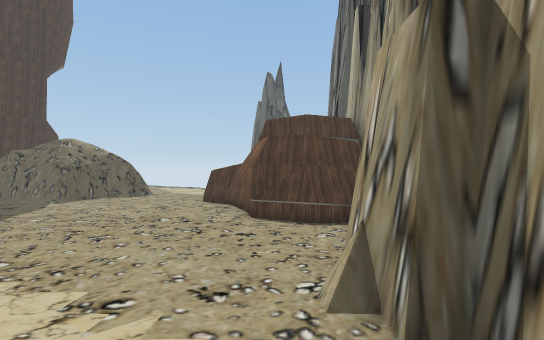
View 1 (above)

23 first-person views from a walk through a 3-D level made in the Unity game engine. The camera is 1.5 m above the floor, looks level and sees 85° across. The floor is counted in squares, 2 m on a side. Each view is taken from the middle of a square. On the plan, view 1 faces up. The plan holds only what a view shows up to about 10 squares ahead; the rest is blank. The place goes on beyond the plan. The player character is not drawn. Some surface patterns are stand-ins.

View 2
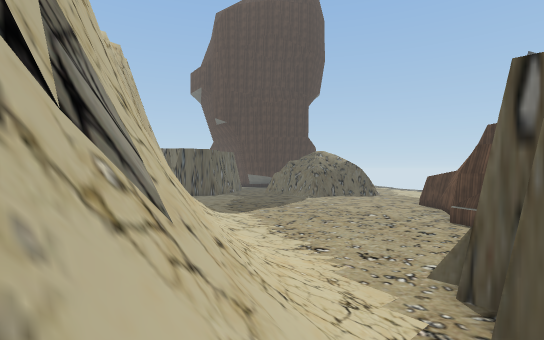

View 3
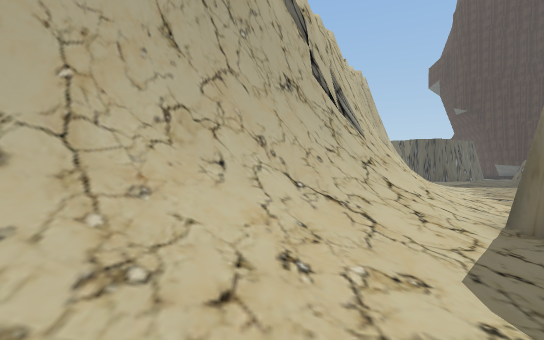

View 4
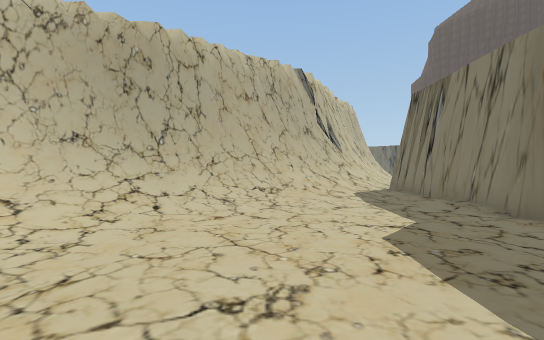

View 5
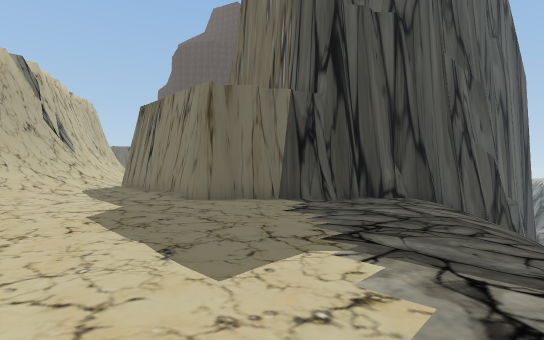

View 6
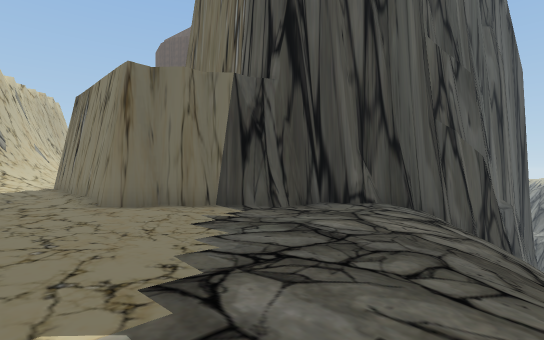

View 7
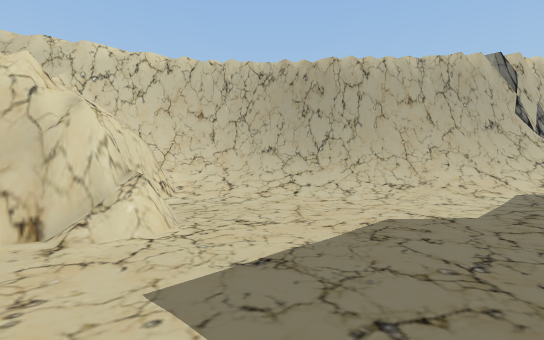

View 8
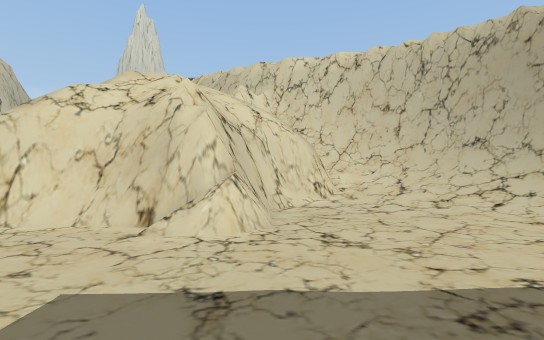

View 9
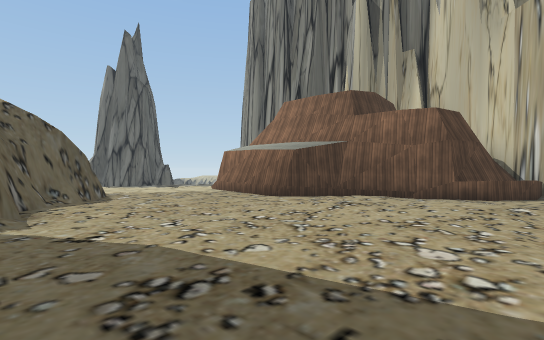

View 10
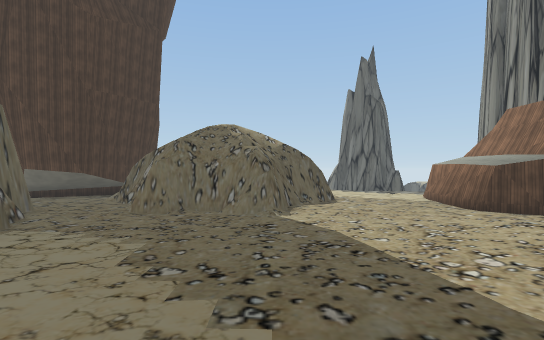

View 11
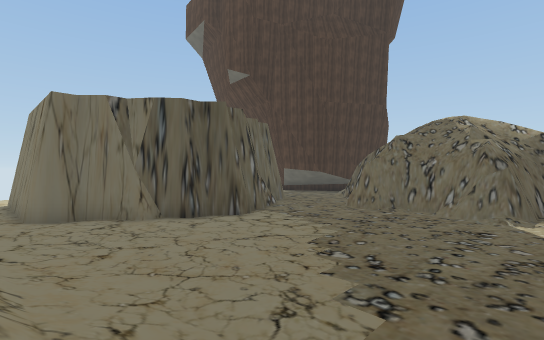

View 12
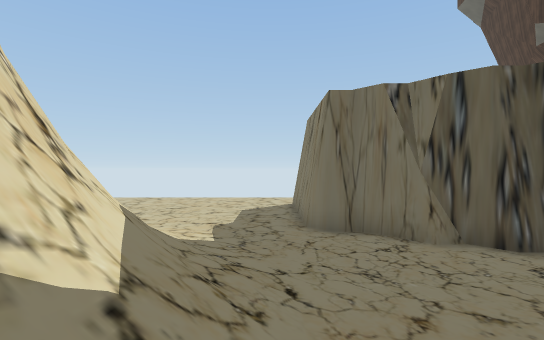

View 13
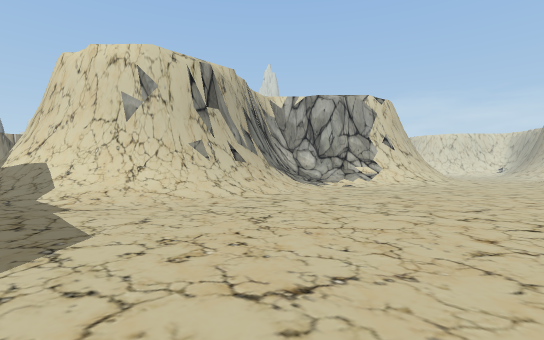

View 14
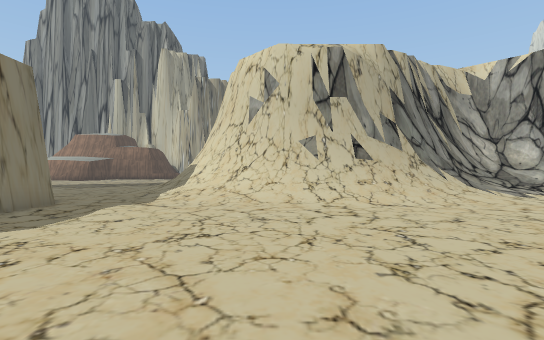

View 15
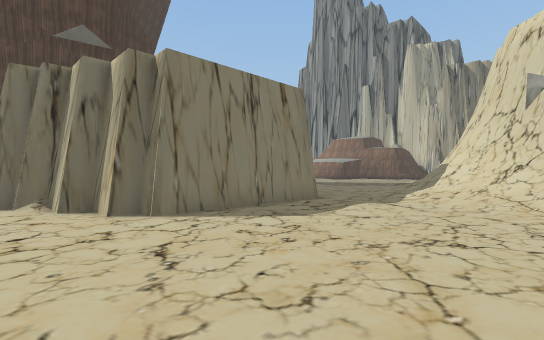

View 16
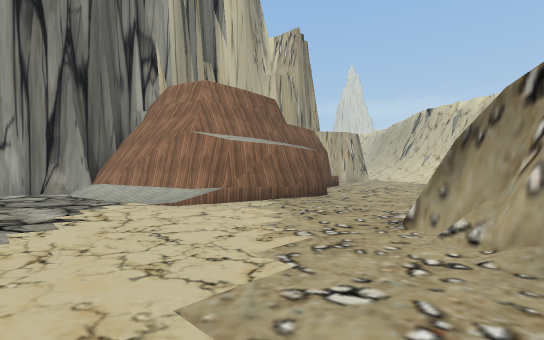

View 17
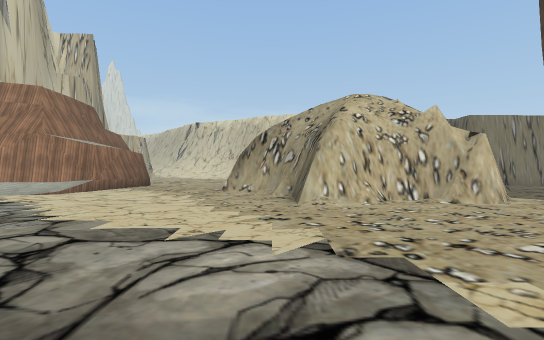

View 18
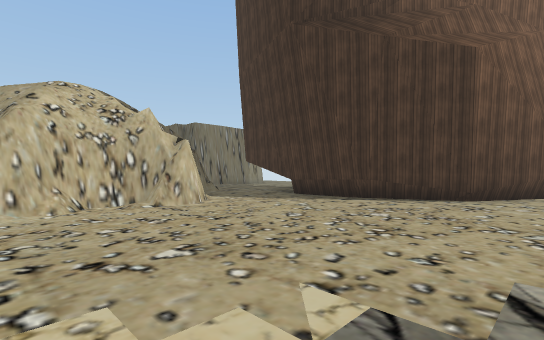

View 19
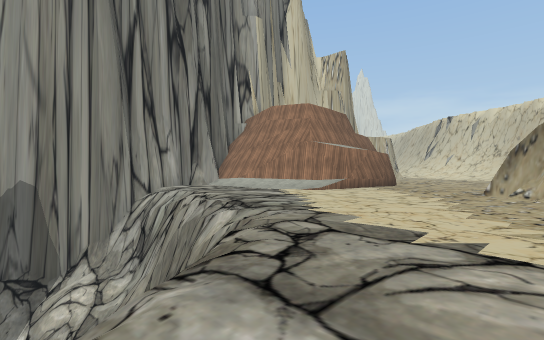

View 20
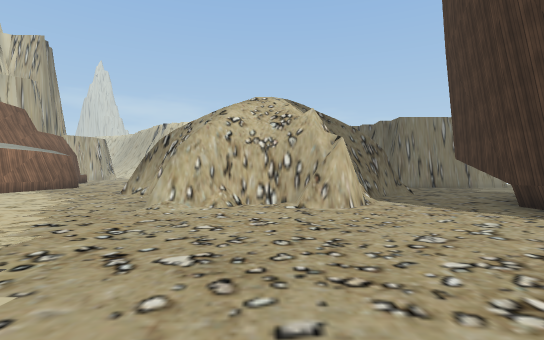

View 21
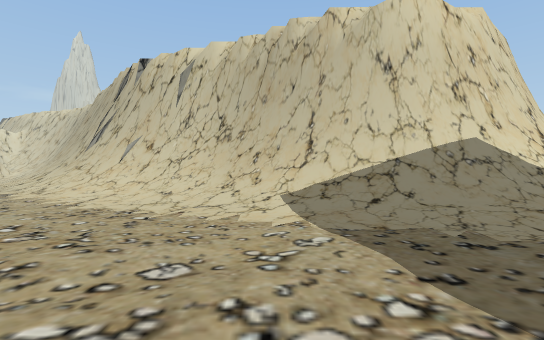

View 22
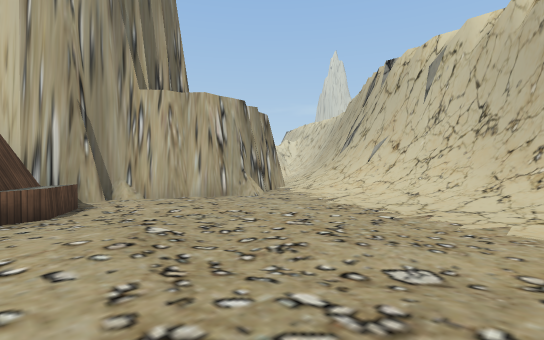

View 23
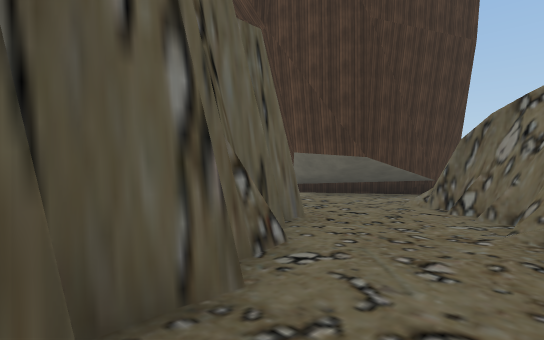

### Floor plan
Key: @ floor where view 1 was taken; # wall or solid block; . main floor; : floor 0.25 m higher than the main floor; - floor 0.25 m lower than the main floor; / step, stairs or slope; = window, fence, low wall or low ledge; ^ raised ledge; v drop or lower ground.
Columns run from 23 left of view 1 to 14 right of it. Each row starts with its distance up from view 1.
 25      ..........//v
 24     ##.........../
 23      ##........../
 22       ##..........//vvv###
 21        #.............//v###
 20        #................/
 19       ##...#.##.........//.#
 18      ###..#####.........//##
 17     ###...#   ##.....//####
 16     ##..###    ##.:..###
 15     .....##   ##..:.##
 14       ....#   #.....#
 13        ...#####.....##
 12        #....../......##
 11        ##........../:/#
 10         #..........:::##           ##
  9         #..........:::.####       ##
  8 ##      #...........::.^^#        #/
  7 .##    ##..........:.:...#       ##
  6 ..#   ##........:..::..:.#       #//
  5 ..#####.....////:........#      ##-//
  4 .........//////////.....##      #--///
  3 ........///######////...##     ##--///
  2 .......///##    ###////:.#     #.---//
  1 .......//##       ###////##   ##.---//
  0 .......//#          ###@//#####..-.--/
 -1 ......./##            ##////.......-./
 -2 ......./##             ##////.........
 -3 ......./##              ##=//:........
 -4 ......./=#               ##///........
 -5 .......//##               ##///...####
 -6  .... ../##                ##///..####
 -7  ...    //#                 ##////#
 -8  ..     //#                 ###//##

Positions as (right, up) in squares from view 1, and headings:
1: (0, 0), facing up
2: (2, -2), facing up-left
3: (6, -3), facing left
4: (12, -4), facing left
5: (14, -4), facing up-left
6: (14, -2), facing up-left
7: (13, -1), facing down-left
8: (11, -1), facing down
9: (-9, 7), facing up-right
10: (-9, 4), facing up
11: (-8, 4), facing up-left
12: (-10, 4), facing left
13: (-23, 4), facing down-right
14: (-23, 0), facing right
15: (-23, 0), facing up-right
16: (-8, 20), facing down-right
17: (-8, 25), facing down
18: (-9, 25), facing down-left
19: (-8, 25), facing down-right
20: (-11, 25), facing down
21: (-6, 9), facing down
22: (-6, 9), facing down-right
23: (-13, 9), facing up-left
